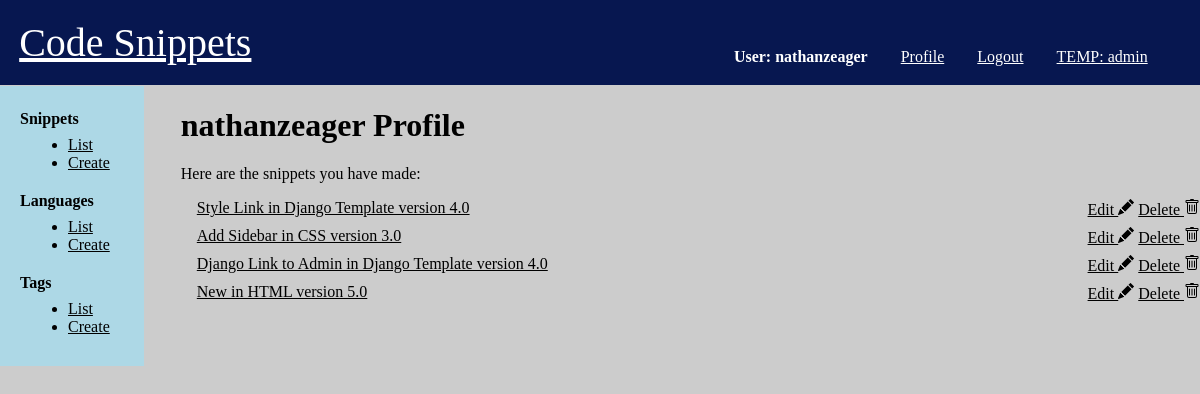
The app's page /profile (signed in), older data.
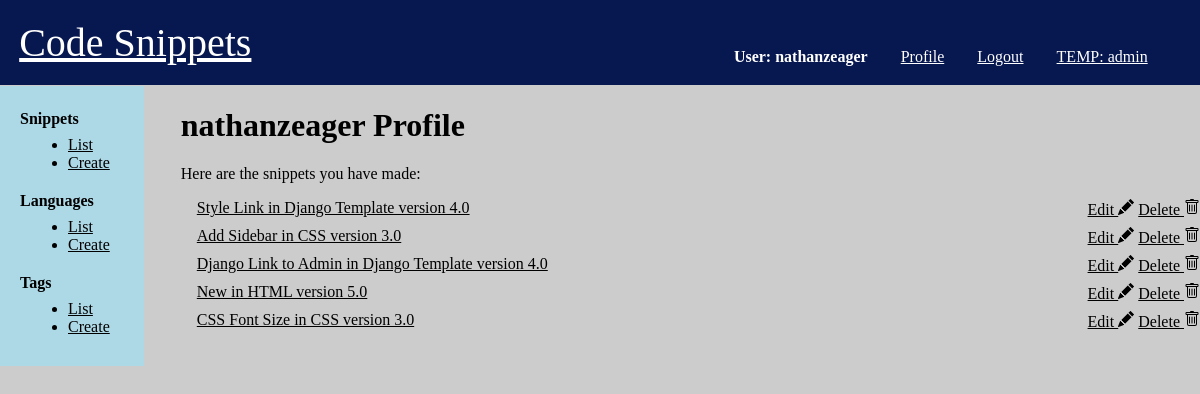
The same page, newer data.
### snippets/models.py (models this page shows)
class Snippet(models.Model):
    title = models.CharField(max_length=255, default='')
    description = models.CharField(max_length=512, default='', blank=True)
    code = models.TextField()
    language = models.ForeignKey(
        'Language', on_delete=models.CASCADE, related_name='snippets', blank=True, null=True)
    user = models.ManyToManyField(
        'User', related_name='snippets')
    author = models.ForeignKey(
        'User', on_delete=models.CASCADE, related_name='my_snippet')
    parent = models.ForeignKey(
        'Snippet', on_delete=models.SET_NULL, related_name='forks', blank=True, null=True)
    created_at = models.DateTimeField(auto_now_add=True)
    tag = models.ManyToManyField('Tag', related_name='snippets', blank=True)
    def __str__(self):
        return f'{self.title} in {self.language}'

class Language(models.Model):
    name = models.CharField(max_length=255)
    version = models.FloatField(blank=True, null=True)
    def __str__(self):
        return f'{self.name} version {self.version}'

### snippets/views.py (the view)
# urls.py: path('profile', views.user_profile, name='user_profile')
def user_profile(request):
    snippets = Snippet.objects.filter(user=request.user)
    return render(request, 'snippets/profile.html', {"snippets": snippets})

### templates/snippets/profile.html (shortened to what this page needs)
{% extends 'base.html' %}
{% block content %}
<h1> {{request.user.username}} Profile </h1>
<p>Here are the snippets you have made:</p>
{% for snippet in snippets %}
    <div class="list-item">
        <a href="{% url 'detail_snippet' pk=snippet.pk %}"> {{ snippet }} </a>
        <div class="actions">
            {% if user.is_authenticated %}
            <a href="{% url 'edit_snippet' pk=snippet.pk %}"> Edit {% include './icons/pencil-fill.svg' %}</a>
            <a href="{% url 'delete_snippet' pk=snippet.pk %}"> Delete {% include './icons/trash.svg' %}</a>
            {% endif %}
        </div>
    </div>
{% endfor %}
{% endblock content %}

Row changes from the older to the newer data that the page shows:
added Snippet: title+language "CSS Font Size in CSS version 3.0"
